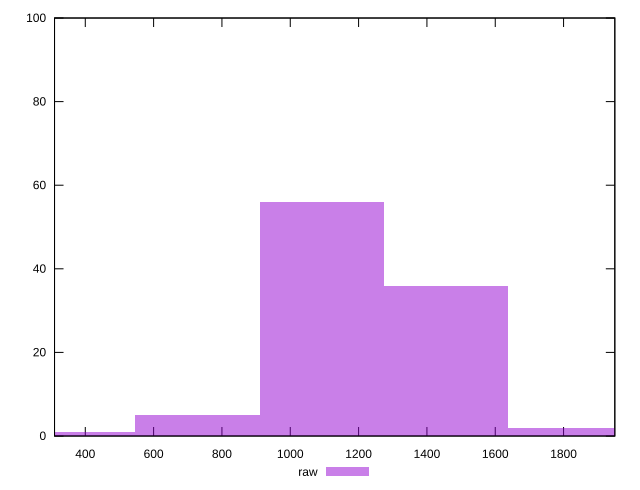

This figure's gnuplot source:
reset

$raw <<EOF
1092.126456333478 56
1820.2107605557967 2
1456.1686084446374 36
364.04215211115934 1
728.0843042223187 5
EOF

set key outside below
set boxwidth 364.04215211115934
set xrange [310:1950]
set yrange [0:100]
set trange [0:100]
set style fill transparent solid 0.5 noborder
set terminal svg size 640, 490 enhanced background rgb 'white'
set output "reprap/uses-webp-images/samples/pages+cached+noexternal+nomedia+nocss/raw/histogram.svg"

plot $raw title "raw" with boxes

reset
